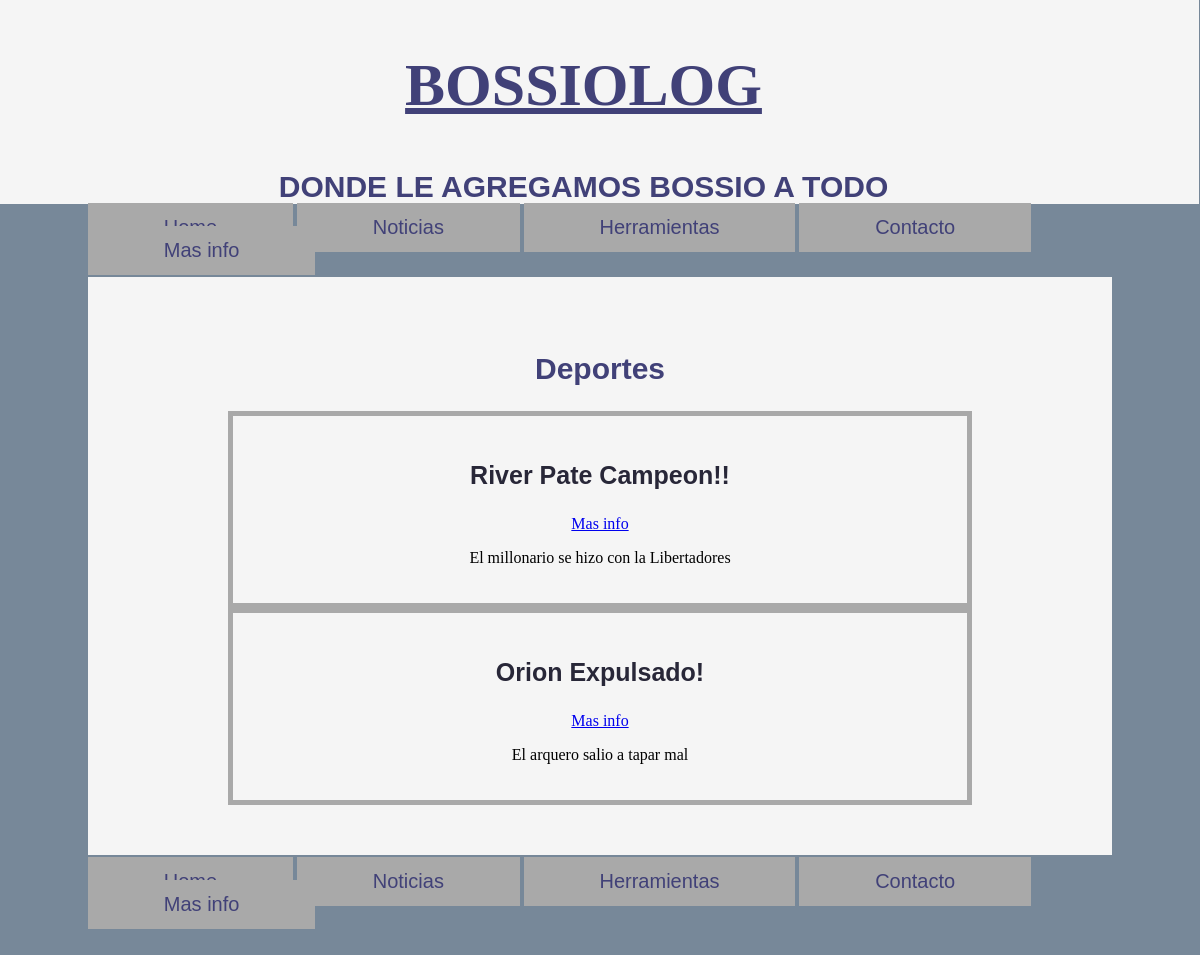
The page /categoria/1 on the database its author committed.
### Blog/models.py (models this page shows, shortened)
class Categoria(models.Model):
    titulo_txt = models.CharField('Titulo', max_length=20)

class Post(models.Model):
    class Meta:
        ordering=['-fecha_pub']
    titulo_txt = models.CharField('Titulo', max_length=20)
    fecha_pub = models.DateTimeField('date published', auto_now_add=True)
    txt_resumen = models.CharField('Resumen', max_length=50)
    txt_cont = models.TextField('Contenido')
    categoria = models.ForeignKey(Categoria)

### Blog/views.py (the view)
# urls.py: url(r'^categoria/(?P<categoria>[0-9]+)$', 'Blog.views.categoria', name='categoria'),
def categoria(request, categoria):
    context = RequestContext(request)
    categoria = Categoria.objects.get(id=categoria)
    post = Post.objects.filter(categoria=categoria)
    return render_to_response('categoria.html',
                              {'post':post, 'categoria':categoria},
                              context)

### Blog/templates/categoria.html
<!DOCTYPE html>
{% extends 'base.html' %}
{% load staticfiles %}
{% block content %}
    <h2>{{categoria.titulo_txt}}</h2>
    {% for posts in post %}
        <div class="posts">
        <h3>{{posts.titulo_txt}}</h3>
        <a href="{% url 'blog_bossio:posts' posts.id %}">Mas info</a>
        <p>{{posts.txt_resumen}}</p>
        </div>
    {% endfor %}
{% endblock%}

### Blog/static/css/style.css (style rules this page uses)
body { background-color: lightslategrey; }
h2 { font-family: sans-serif; text-align: center; font-size: 30px; color: rgba(65, 65, 120, 1);; }
h3 { font-family: arial; color: rgba(40, 39, 56, 1); font-size: 25px; }
.posts { background-color: #F5F5F5; margin-left: 90px; margin-right: 90px; padding: 20px 30px; text-align: center; border: 5px solid #A9A9A9 }

### rows shown on the page
Categoria: titulo_txt "Deportes"
Post: titulo_txt "River Pate Campeon!!", txt_resumen "El millonario se hizo con la Libertadores"
Post: titulo_txt "Orion Expulsado!", txt_resumen "El arquero salio a tapar mal"
